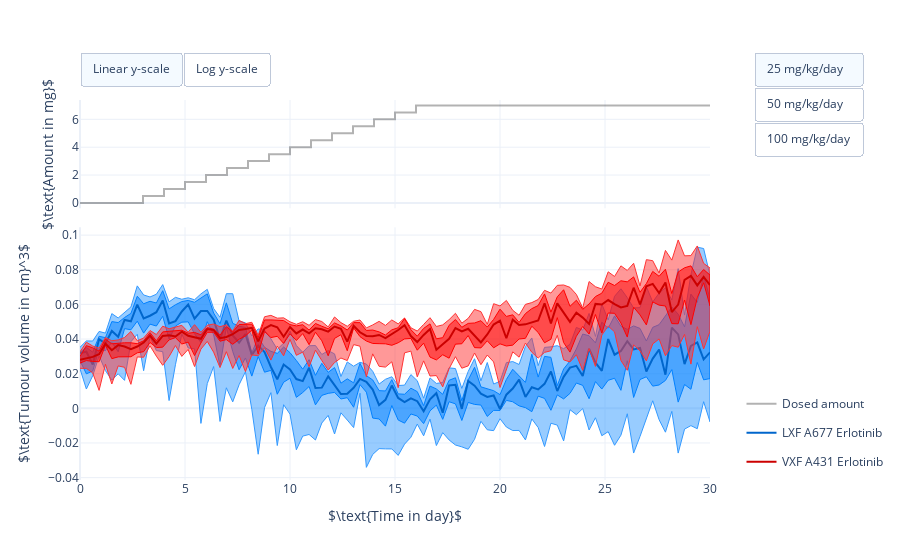

Notebook code cell kept with this figure:
### Code cell
#
# Illustrate population PKPD simulation.
#
# Needs above defined dosing regimens, percentiles, times, simulation results,
# and the population size:
# [dosing_regimens, percentiles, times, population_results, N]
#

# import plotly.io
import plotly.graph_objects as go
from plotly.subplots import make_subplots


# Create figure
#fig = go.Figure()
fig = make_subplots(rows=2, cols=1, shared_xaxes=True, row_heights=[0.3, 0.7], vertical_spacing=0.05)

# Plot simulations for different dosing strategies
for dose_id, dose_series in enumerate(dosing_time_series):
    # Plot administered drug
    fig.add_trace(
        go.Scatter(
            x=dose_series[0, :],
            y=dose_series[1, :],
            name="Dosed amount",
            hovertemplate=
                    "<b></b>Cumulative amount of compound<br>" +
                    "Time: %{x:.0f} day<br>" +
                    "Amount: %{y:.01f} mg<br>" +
                    "<extra></extra>",
            line=dict(color='rgb(0, 0, 0)'),
            mode='lines',
            opacity=0.3,
            visible = dose_id == 0),  # Only show first dosing regimen
        row=1,
        col=1)

    # Plot data LXF A677 Erlotinib
    # Plot 0th percentile to 100th precentile
    fig.add_trace(
        go.Scatter(
            x=np.hstack([times,times[::-1]]),
            y=np.hstack([
                population_results[0, dose_id, 0, :], 
                population_results[0, dose_id, 4, ::-1]]),
            line=dict(width=1, color='rgb(51, 153, 255)'),
            fill='toself',
            legendgroup="LXF A677 Erlotinib",
            name="0th to 100th percentile",
            hoverinfo='name',
            showlegend=False,
            visible = dose_id == 0),  # Only show first dosing regimen
        row=2,
        col=1)

    # Plot 25th percentile to 75th precentile
    fig.add_trace(
        go.Scatter(
            x=np.hstack([times,times[::-1]]),
            y=np.hstack([
                population_results[0, dose_id, 1, :], 
                population_results[0, dose_id, 3, ::-1]]),
            line=dict(width=1, color='rgb(0, 128, 255)'),
            fill='toself',
            legendgroup="LXF A677 Erlotinib",
            name="25th to 75th percentile",
            hoverinfo='name',
            showlegend=False,
            visible = dose_id == 0),  # Only show first dosing regimen
        row=2,
        col=1)

    # Plot Median
    fig.add_trace(
        go.Scatter(
            x=times,
            y=population_results[0, dose_id, 2, :],
            legendgroup="LXF A677 Erlotinib",
            name="LXF A677 Erlotinib",
            hovertemplate=
                    "<b></b>Median<br>" +
                    "Population size: %d<br>" % N +
                    "Time: %{x:.02f} day<br>" +
                    "Tumour volume: %{y:.02f} cm^3<br>" +
                    "<extra></extra>",
            line=dict(color='rgb(0, 102, 204)'),
            visible = dose_id == 0),  # Only show first dosing regimen
        row=2,
        col=1)

    # Plot data VXF A431 Erlotinib
    # Plot 0th percentile to 100th precentile
    fig.add_trace(
        go.Scatter(
            x=np.hstack([times,times[::-1]]),
            y=np.hstack([
                population_results[1, dose_id, 0, :], 
                population_results[1, dose_id, 4, ::-1]]),
            line=dict(width=1, color='rgb(255, 51, 51)'),
            fill='toself',
            legendgroup="VXF A431 Erlotinib",
            name="0th to 100th percentile",
            hoverinfo='name',
            showlegend=False,
            visible = dose_id == 0),  # Only show first dosing regimen
        row=2,
        col=1)

    # Plot 25th percentile to 75th precentile
    fig.add_trace(
        go.Scatter(
            x=np.hstack([times,times[::-1]]),
            y=np.hstack([
                population_results[1, dose_id, 1, :], 
                population_results[1, dose_id, 3, ::-1]]),
            line=dict(width=1, color='rgb(255, 0, 0)'),
            fill='toself',
            legendgroup="VXF A431 Erlotinib",
            name="25th to 75th percentile",
            hoverinfo='name',
            showlegend=False,
            visible = dose_id == 0),  # Only show first dosing regimen
        row=2,
        col=1)

    # Plot Median
    fig.add_trace(
        go.Scatter(
            x=times,
            y=population_results[1, dose_id, 2, :],
            legendgroup="VXF A431 Erlotinib",
            name="VXF A431 Erlotinib",
            hovertemplate=
                    "<b></b>Median<br>" +
                    "Population size: %d<br>" % N +
                    "Time: %{x:.02f} day<br>" +
                    "Tumour volume: %{y:.02f} cm^3<br>" +
                    "<extra></extra>",
            line=dict(color='rgb(204, 0, 0)'),
            visible = dose_id == 0),  # Only show first dosing regimen
        row=2,
        col=1)

# Set figure size
fig.update_layout(
    autosize=True,
    template="plotly_white")

# Set X axis label
fig.update_xaxes(title_text=r'$\text{Time in day}$', row=2, col=1)

# Set Y axes labels
fig.update_yaxes(title_text=r'$\text{Tumour volume in cm}^3$', row=2, col=1)
fig.update_yaxes(title_text=r'$\text{Amount in mg}$', row=1, col=1)

# Add switch between linear and log y-scale, and switches between dosing regimens
fig.update_layout(
    updatemenus=[
        dict(
            type = "buttons",
            direction = "left",
            buttons=list([
                dict(
                    args=[{"yaxis2.type": "linear"}],
                    label="Linear y-scale",
                    method="relayout"
                ),
                dict(
                    args=[{"yaxis2.type": "log"}],
                    label="Log y-scale",
                    method="relayout"
                )
            ]),
            pad={"r": 0, "t": -10},
            showactive=True,
            x=0.0,
            xanchor="left",
            y=1.1,
            yanchor="top"
        ),
        dict(
            type = "buttons",
            direction = "down",
            buttons=list([
                dict(
                    args=[{"visible": [True]*7 + [False]*7 + [False]*7}],
                    label="25 mg/kg/day",
                    method="update"
                ),
                dict(
                    args=[{"visible": [False]*7 + [True]*7 + [False]*7}],
                    label="50 mg/kg/day",
                    method="update"
                ),
                dict(
                    args=[{"visible": [False]*7 + [False]*7 + [True]*7}],
                    label="100 mg/kg/day",
                    method="update"
                )
            ]),
            pad={"r": 0, "t": -10},
            showactive=True,
            x=1.07,
            xanchor="left",
            y=1.1,
            yanchor="top"
        ),
    ]
)

# Position legend
fig.update_layout(legend=dict(
    yanchor="bottom",
    y=0.01,
    xanchor="left",
    x=1.05))

# Show figure
fig.show()

### Figure 1 — Plotly figure (JSON) as saved in the notebook; plotly's stock layout.template omitted (floating-point values rounded to 4 significant figures; data arrays with more than 128 entries replaced by an {"elided": "..."} marker saying what was removed)
{"data": [{"hovertemplate": "<b></b>Cumulative amount of compound<br>Time: %{x:.0f} day<br>Amount: %{y:.01f} mg<br><extra></extra>", "line": {"color": "rgb(0, 0, 0)"}, "mode": "lines", "name": "Dosed amount", "opacity": 0.3, "type": "scatter", "visible": true, "x": [0, 3, 3.001, 4, 4.001, 5, 5.001, 6, 6.001, 7, 7.001, 8, 8.001, 9, 9.001, 10, 10.0, 11, 11.0, 12, 12.0, 13, 13.0, 14, 14.0, 15, 15.0, 16, 16.0, 30], "xaxis": "x", "y": [0, 0, 0.5, 0.5, 1, 1, 1.5, 1.5, 2, 2, 2.5, 2.5, 3, 3, 3.5, 3.5, 4, 4, 4.5, 4.5, 5, 5, 5.5, 5.5, 6, 6, 6.5, 6.5, 7, 7], "yaxis": "y"}, {"fill": "toself", "hoverinfo": "name", "legendgroup": "LXF A677 Erlotinib", "line": {"color": "rgb(51, 153, 255)", "width": 1}, "name": "0th to 100th percentile", "showlegend": false, "type": "scatter", "visible": true, "x": {"elided": "200 float values"}, "xaxis": "x2", "y": {"elided": "200 float values"}, "yaxis": "y2"}, {"fill": "toself", "hoverinfo": "name", "legendgroup": "LXF A677 Erlotinib", "line": {"color": "rgb(0, 128, 255)", "width": 1}, "name": "25th to 75th percentile", "showlegend": false, "type": "scatter", "visible": true, "x": {"elided": "200 float values"}, "xaxis": "x2", "y": {"elided": "200 float values"}, "yaxis": "y2"}, {"hovertemplate": "<b></b>Median<br>Population size: 1000<br>Time: %{x:.02f} day<br>Tumour volume: %{y:.02f} cm^3<br><extra></extra>", "legendgroup": "LXF A677 Erlotinib", "line": {"color": "rgb(0, 102, 204)"}, "name": "LXF A677 Erlotinib", "type": "scatter", "visible": true, "x": [0, 0.303, 0.6061, 0.9091, 1.212, 1.515, 1.818, 2.121, 2.424, 2.727, 3.03, 3.333, 3.636, 3.939, 4.242, 4.545, 4.848, 5.152, 5.455, 5.758, 6.061, 6.364, 6.667, 6.97, 7.273, 7.576, 7.879, 8.182, 8.485, 8.788, 9.091, 9.394, 9.697, 10, 10.3, 10.61, 10.91, 11.21, 11.52, 11.82, 12.12, 12.42, 12.73, 13.03, 13.33, 13.64, 13.94, 14.24, 14.55, 14.85, 15.15, 15.45, 15.76, 16.06, 16.36, 16.67, 16.97, 17.27, 17.58, 17.88, 18.18, 18.48, 18.79, 19.09, 19.39, 19.7, 20, 20.3, 20.61, 20.91, 21.21, 21.52, 21.82, 22.12, 22.42, 22.73, 23.03, 23.33, 23.64, 23.94, 24.24, 24.55, 24.85, 25.15, 25.45, 25.76, 26.06, 26.36, 26.67, 26.97, 27.27, 27.58, 27.88, 28.18, 28.48, 28.79, 29.09, 29.39, 29.7, 30], "xaxis": "x2", "y": [0.03193, 0.03268, 0.02532, 0.03992, 0.03742, 0.04467, 0.04136, 0.05102, 0.05025, 0.05987, 0.0519, 0.05346, 0.05551, 0.06221, 0.04904, 0.05037, 0.05592, 0.05993, 0.05179, 0.05613, 0.05623, 0.0512, 0.03988, 0.05069, 0.04213, 0.03794, 0.04292, 0.03079, 0.03619, 0.03243, 0.02389, 0.0168, 0.02528, 0.02247, 0.0169, 0.01573, 0.02341, 0.01171, 0.01195, 0.01846, 0.01342, 0.008245, 0.008382, 0.0119, 0.01697, 0.01529, 0.0108, 0.001882, 0.004875, 0.01314, 0.005998, 0.003625, 0.005807, 0.004121, -0.001656, 0.005155, 0.008736, -0.002525, 0.01323, 0.01357, -0.0003094, 0.01583, 0.01311, 0.008447, 0.006586, 0.007395, -0.0003988, 0.007869, 0.01146, 0.01658, 0.006575, 0.01219, 0.01089, 0.01413, 0.02129, 0.009981, 0.01818, 0.02354, 0.02455, 0.01866, 0.03437, 0.02634, 0.02161, 0.04001, 0.03097, 0.03314, 0.03874, 0.034, 0.03483, 0.02129, 0.02871, 0.03393, 0.01943, 0.04656, 0.04268, 0.02553, 0.03608, 0.03801, 0.0283, 0.03233], "yaxis": "y2"}, {"fill": "toself", "hoverinfo": "name", "legendgroup": "VXF A431 Erlotinib", "line": {"color": "rgb(255, 51, 51)", "width": 1}, "name": "0th to 100th percentile", "showlegend": false, "type": "scatter", "visible": true, "x": {"elided": "200 float values"}, "xaxis": "x2", "y": {"elided": "200 float values"}, "yaxis": "y2"}, {"fill": "toself", "hoverinfo": "name", "legendgroup": "VXF A431 Erlotinib", "line": {"color": "rgb(255, 0, 0)", "width": 1}, "name": "25th to 75th percentile", "showlegend": false, "type": "scatter", "visible": true, "x": {"elided": "200 float values"}, "xaxis": "x2", "y": {"elided": "200 float values"}, "yaxis": "y2"}, {"hovertemplate": "<b></b>Median<br>Population size: 1000<br>Time: %{x:.02f} day<br>Tumour volume: %{y:.02f} cm^3<br><extra></extra>", "legendgroup": "VXF A431 Erlotinib", "line": {"color": "rgb(204, 0, 0)"}, "name": "VXF A431 Erlotinib", "type": "scatter", "visible": true, "x": [0, 0.303, 0.6061, 0.9091, 1.212, 1.515, 1.818, 2.121, 2.424, 2.727, 3.03, 3.333, 3.636, 3.939, 4.242, 4.545, 4.848, 5.152, 5.455, 5.758, 6.061, 6.364, 6.667, 6.97, 7.273, 7.576, 7.879, 8.182, 8.485, 8.788, 9.091, 9.394, 9.697, 10, 10.3, 10.61, 10.91, 11.21, 11.52, 11.82, 12.12, 12.42, 12.73, 13.03, 13.33, 13.64, 13.94, 14.24, 14.55, 14.85, 15.15, 15.45, 15.76, 16.06, 16.36, 16.67, 16.97, 17.27, 17.58, 17.88, 18.18, 18.48, 18.79, 19.09, 19.39, 19.7, 20, 20.3, 20.61, 20.91, 21.21, 21.52, 21.82, 22.12, 22.42, 22.73, 23.03, 23.33, 23.64, 23.94, 24.24, 24.55, 24.85, 25.15, 25.45, 25.76, 26.06, 26.36, 26.67, 26.97, 27.27, 27.58, 27.88, 28.18, 28.48, 28.79, 29.09, 29.39, 29.7, 30], "xaxis": "x2", "y": [0.02803, 0.02885, 0.0297, 0.03127, 0.03731, 0.03354, 0.0365, 0.03566, 0.03418, 0.03567, 0.03798, 0.04203, 0.0373, 0.04178, 0.04212, 0.04145, 0.04425, 0.04187, 0.04088, 0.04014, 0.0458, 0.04527, 0.04054, 0.04119, 0.04284, 0.04528, 0.04577, 0.04649, 0.03865, 0.04608, 0.04809, 0.04681, 0.04135, 0.04691, 0.04322, 0.04549, 0.04334, 0.04625, 0.04565, 0.04428, 0.04719, 0.0459, 0.03849, 0.04762, 0.04389, 0.04177, 0.04159, 0.04236, 0.04056, 0.04275, 0.04522, 0.048, 0.04174, 0.03827, 0.04238, 0.04578, 0.0338, 0.03704, 0.0401, 0.04634, 0.04439, 0.04593, 0.04207, 0.03807, 0.04265, 0.04836, 0.05056, 0.04048, 0.05117, 0.04811, 0.04847, 0.04954, 0.05069, 0.06064, 0.04907, 0.06061, 0.05509, 0.04991, 0.05521, 0.05238, 0.04871, 0.06029, 0.05997, 0.06252, 0.06011, 0.05821, 0.05916, 0.06963, 0.05994, 0.0705, 0.07182, 0.06659, 0.0726, 0.05556, 0.05989, 0.0742, 0.07644, 0.07096, 0.07589, 0.07118], "yaxis": "y2"}, {"hovertemplate": "<b></b>Cumulative amount of compound<br>Time: %{x:.0f} day<br>Amount: %{y:.01f} mg<br><extra></extra>", "line": {"color": "rgb(0, 0, 0)"}, "mode": "lines", "name": "Dosed amount", "opacity": 0.3, "type": "scatter", "visible": false, "x": [0, 3, 3.001, 4, 4.001, 5, 5.001, 6, 6.001, 7, 7.001, 8, 8.001, 9, 9.001, 10, 10.0, 11, 11.0, 12, 12.0, 13, 13.0, 14, 14.0, 15, 15.0, 16, 16.0, 30], "xaxis": "x", "y": [0, 0, 1, 1, 2, 2, 3, 3, 4, 4, 5, 5, 6, 6, 7, 7, 8, 8, 9, 9, 10, 10, 11, 11, 12, 12, 13, 13, 14, 14], "yaxis": "y"}, {"fill": "toself", "hoverinfo": "name", "legendgroup": "LXF A677 Erlotinib", "line": {"color": "rgb(51, 153, 255)", "width": 1}, "name": "0th to 100th percentile", "showlegend": false, "type": "scatter", "visible": false, "x": {"elided": "200 float values"}, "xaxis": "x2", "y": {"elided": "200 float values"}, "yaxis": "y2"}, {"fill": "toself", "hoverinfo": "name", "legendgroup": "LXF A677 Erlotinib", "line": {"color": "rgb(0, 128, 255)", "width": 1}, "name": "25th to 75th percentile", "showlegend": false, "type": "scatter", "visible": false, "x": {"elided": "200 float values"}, "xaxis": "x2", "y": {"elided": "200 float values"}, "yaxis": "y2"}, {"hovertemplate": "<b></b>Median<br>Population size: 1000<br>Time: %{x:.02f} day<br>Tumour volume: %{y:.02f} cm^3<br><extra></extra>", "legendgroup": "LXF A677 Erlotinib", "line": {"color": "rgb(0, 102, 204)"}, "name": "LXF A677 Erlotinib", "type": "scatter", "visible": false, "x": [0, 0.303, 0.6061, 0.9091, 1.212, 1.515, 1.818, 2.121, 2.424, 2.727, 3.03, 3.333, 3.636, 3.939, 4.242, 4.545, 4.848, 5.152, 5.455, 5.758, 6.061, 6.364, 6.667, 6.97, 7.273, 7.576, 7.879, 8.182, 8.485, 8.788, 9.091, 9.394, 9.697, 10, 10.3, 10.61, 10.91, 11.21, 11.52, 11.82, 12.12, 12.42, 12.73, 13.03, 13.33, 13.64, 13.94, 14.24, 14.55, 14.85, 15.15, 15.45, 15.76, 16.06, 16.36, 16.67, 16.97, 17.27, 17.58, 17.88, 18.18, 18.48, 18.79, 19.09, 19.39, 19.7, 20, 20.3, 20.61, 20.91, 21.21, 21.52, 21.82, 22.12, 22.42, 22.73, 23.03, 23.33, 23.64, 23.94, 24.24, 24.55, 24.85, 25.15, 25.45, 25.76, 26.06, 26.36, 26.67, 26.97, 27.27, 27.58, 27.88, 28.18, 28.48, 28.79, 29.09, 29.39, 29.7, 30], "xaxis": "x2", "y": [0.02369, 0.03363, 0.03421, 0.03378, 0.04109, 0.03384, 0.03747, 0.0468, 0.05581, 0.04865, 0.05101, 0.05048, 0.04207, 0.05211, 0.03272, 0.02419, 0.03634, 0.02422, 0.01778, 0.01774, 0.008378, 0.00828, 0.01113, 0.01245, -0.001163, 0.007161, 0.006365, -0.00691, -7.171e-05, -0.004714, -0.00558, -0.01002, -0.0004234, -0.007489, -0.01278, -0.007668, -0.01524, -0.01532, -0.005794, -0.01203, -0.009306, -0.01746, -0.01889, -0.01739, -0.01121, -0.01162, -0.01058, -0.01334, -0.01941, -0.01511, -0.01872, -0.01459, -0.01634, -0.01157, -0.01905, -0.01853, -0.01966, -0.01344, -0.01967, -0.0173, -0.01823, -0.01337, -0.01364, -0.01867, -0.01474, -0.01682, -0.01479, -0.0121, -0.01566, -0.01668, -0.01405, -0.01154, -0.01048, -0.008178, -0.02014, -0.007999, -0.01114, -0.01193, -0.01389, -0.009847, -0.007725, -0.008457, -0.01198, -0.01219, -0.008156, -0.01163, -0.01391, -0.007881, -0.01025, -0.01263, -0.003385, -0.007043, -0.007218, -0.01098, -0.008362, -0.01148, -0.002139, -0.009551, -0.005509, -0.003415], "yaxis": "y2"}, {"fill": "toself", "hoverinfo": "name", "legendgroup": "VXF A431 Erlotinib", "line": {"color": "rgb(255, 51, 51)", "width": 1}, "name": "0th to 100th percentile", "showlegend": false, "type": "scatter", "visible": false, "x": {"elided": "200 float values"}, "xaxis": "x2", "y": {"elided": "200 float values"}, "yaxis": "y2"}, {"fill": "toself", "hoverinfo": "name", "legendgroup": "VXF A431 Erlotinib", "line": {"color": "rgb(255, 0, 0)", "width": 1}, "name": "25th to 75th percentile", "showlegend": false, "type": "scatter", "visible": false, "x": {"elided": "200 float values"}, "xaxis": "x2", "y": {"elided": "200 float values"}, "yaxis": "y2"}, {"hovertemplate": "<b></b>Median<br>Population size: 1000<br>Time: %{x:.02f} day<br>Tumour volume: %{y:.02f} cm^3<br><extra></extra>", "legendgroup": "VXF A431 Erlotinib", "line": {"color": "rgb(204, 0, 0)"}, "name": "VXF A431 Erlotinib", "type": "scatter", "visible": false, "x": [0, 0.303, 0.6061, 0.9091, 1.212, 1.515, 1.818, 2.121, 2.424, 2.727, 3.03, 3.333, 3.636, 3.939, 4.242, 4.545, 4.848, 5.152, 5.455, 5.758, 6.061, 6.364, 6.667, 6.97, 7.273, 7.576, 7.879, 8.182, 8.485, 8.788, 9.091, 9.394, 9.697, 10, 10.3, 10.61, 10.91, 11.21, 11.52, 11.82, 12.12, 12.42, 12.73, 13.03, 13.33, 13.64, 13.94, 14.24, 14.55, 14.85, 15.15, 15.45, 15.76, 16.06, 16.36, 16.67, 16.97, 17.27, 17.58, 17.88, 18.18, 18.48, 18.79, 19.09, 19.39, 19.7, 20, 20.3, 20.61, 20.91, 21.21, 21.52, 21.82, 22.12, 22.42, 22.73, 23.03, 23.33, 23.64, 23.94, 24.24, 24.55, 24.85, 25.15, 25.45, 25.76, 26.06, 26.36, 26.67, 26.97, 27.27, 27.58, 27.88, 28.18, 28.48, 28.79, 29.09, 29.39, 29.7, 30], "xaxis": "x2", "y": [0.02515, 0.03014, 0.03498, 0.03263, 0.03462, 0.02764, 0.03095, 0.03546, 0.04036, 0.03769, 0.03737, 0.03532, 0.03613, 0.04016, 0.03285, 0.03472, 0.04011, 0.03595, 0.03074, 0.03468, 0.03369, 0.03185, 0.03535, 0.03606, 0.03369, 0.03385, 0.03594, 0.02981, 0.03494, 0.02852, 0.02626, 0.02836, 0.02986, 0.03153, 0.02528, 0.024, 0.02269, 0.02323, 0.02131, 0.0272, 0.02081, 0.01952, 0.02053, 0.01599, 0.01504, 0.01835, 0.0164, 0.01382, 0.01496, 0.01683, 0.01742, 0.01467, 0.01282, 0.01632, 0.01106, 0.01113, 0.009284, 0.01096, 0.009877, 0.01291, 0.01795, 0.007645, 0.01387, 0.01501, 0.01508, 0.01852, 0.01206, 0.0201, 0.01284, 0.0208, 0.01412, 0.02142, 0.01878, 0.01426, 0.01369, 0.01806, 0.01349, 0.02148, 0.02164, 0.02148, 0.01709, 0.01829, 0.01949, 0.0198, 0.01983, 0.01868, 0.01754, 0.01285, 0.02035, 0.02785, 0.01699, 0.02255, 0.02417, 0.02681, 0.01944, 0.02361, 0.02362, 0.02468, 0.02344, 0.02314], "yaxis": "y2"}, {"hovertemplate": "<b></b>Cumulative amount of compound<br>Time: %{x:.0f} day<br>Amount: %{y:.01f} mg<br><extra></extra>", "line": {"color": "rgb(0, 0, 0)"}, "mode": "lines", "name": "Dosed amount", "opacity": 0.3, "type": "scatter", "visible": false, "x": [0, 3, 3.001, 4, 4.001, 5, 5.001, 6, 6.001, 7, 7.001, 8, 8.001, 9, 9.001, 10, 10.0, 11, 11.0, 12, 12.0, 13, 13.0, 14, 14.0, 15, 15.0, 16, 16.0, 30], "xaxis": "x", "y": [0, 0, 2, 2, 4, 4, 6, 6, 8, 8, 10, 10, 12, 12, 14, 14, 16, 16, 18, 18, 20, 20, 22, 22, 24, 24, 26, 26, 28, 28], "yaxis": "y"}, {"fill": "toself", "hoverinfo": "name", "legendgroup": "LXF A677 Erlotinib", "line": {"color": "rgb(51, 153, 255)", "width": 1}, "name": "0th to 100th percentile", "showlegend": false, "type": "scatter", "visible": false, "x": {"elided": "200 float values"}, "xaxis": "x2", "y": {"elided": "200 float values"}, "yaxis": "y2"}, {"fill": "toself", "hoverinfo": "name", "legendgroup": "LXF A677 Erlotinib", "line": {"color": "rgb(0, 128, 255)", "width": 1}, "name": "25th to 75th percentile", "showlegend": false, "type": "scatter", "visible": false, "x": {"elided": "200 float values"}, "xaxis": "x2", "y": {"elided": "200 float values"}, "yaxis": "y2"}, {"hovertemplate": "<b></b>Median<br>Population size: 1000<br>Time: %{x:.02f} day<br>Tumour volume: %{y:.02f} cm^3<br><extra></extra>", "legendgroup": "LXF A677 Erlotinib", "line": {"color": "rgb(0, 102, 204)"}, "name": "LXF A677 Erlotinib", "type": "scatter", "visible": false, "x": [0, 0.303, 0.6061, 0.9091, 1.212, 1.515, 1.818, 2.121, 2.424, 2.727, 3.03, 3.333, 3.636, 3.939, 4.242, 4.545, 4.848, 5.152, 5.455, 5.758, 6.061, 6.364, 6.667, 6.97, 7.273, 7.576, 7.879, 8.182, 8.485, 8.788, 9.091, 9.394, 9.697, 10, 10.3, 10.61, 10.91, 11.21, 11.52, 11.82, 12.12, 12.42, 12.73, 13.03, 13.33, 13.64, 13.94, 14.24, 14.55, 14.85, 15.15, 15.45, 15.76, 16.06, 16.36, 16.67, 16.97, 17.27, 17.58, 17.88, 18.18, 18.48, 18.79, 19.09, 19.39, 19.7, 20, 20.3, 20.61, 20.91, 21.21, 21.52, 21.82, 22.12, 22.42, 22.73, 23.03, 23.33, 23.64, 23.94, 24.24, 24.55, 24.85, 25.15, 25.45, 25.76, 26.06, 26.36, 26.67, 26.97, 27.27, 27.58, 27.88, 28.18, 28.48, 28.79, 29.09, 29.39, 29.7, 30], "xaxis": "x2", "y": [0.02366, 0.03281, 0.02532, 0.03485, 0.04087, 0.04143, 0.04393, 0.05111, 0.04806, 0.06375, 0.06008, 0.02854, 0.03066, 0.02931, 0.00258, 0.0005736, 0.007471, -0.0004757, -0.01247, -0.01111, -0.007367, -0.01931, -0.01343, -0.01363, -0.01649, -0.0167, -0.02142, -0.02171, -0.01964, -0.02185, -0.02519, -0.02302, -0.02027, -0.02174, -0.02271, -0.02513, -0.02168, -0.02404, -0.02605, -0.02493, -0.02142, -0.02429, -0.02582, -0.0271, -0.02549, -0.02782, -0.02415, -0.02773, -0.02691, -0.02477, -0.0262, -0.02933, -0.02746, -0.02356, -0.03529, -0.02392, -0.02317, -0.02565, -0.03136, -0.0311, -0.02917, -0.02421, -0.02935, -0.02459, -0.02278, -0.03122, -0.02813, -0.02615, -0.02511, -0.03352, -0.02377, -0.02451, -0.02782, -0.02699, -0.0287, -0.0224, -0.02224, -0.02686, -0.02935, -0.02713, -0.02282, -0.02416, -0.03305, -0.02453, -0.02777, -0.02703, -0.02136, -0.02193, -0.02299, -0.02444, -0.02695, -0.02247, -0.02793, -0.02115, -0.01938, -0.0228, -0.02744, -0.02486, -0.02599, -0.0216], "yaxis": "y2"}, {"fill": "toself", "hoverinfo": "name", "legendgroup": "VXF A431 Erlotinib", "line": {"color": "rgb(255, 51, 51)", "width": 1}, "name": "0th to 100th percentile", "showlegend": false, "type": "scatter", "visible": false, "x": {"elided": "200 float values"}, "xaxis": "x2", "y": {"elided": "200 float values"}, "yaxis": "y2"}, {"fill": "toself", "hoverinfo": "name", "legendgroup": "VXF A431 Erlotinib", "line": {"color": "rgb(255, 0, 0)", "width": 1}, "name": "25th to 75th percentile", "showlegend": false, "type": "scatter", "visible": false, "x": {"elided": "200 float values"}, "xaxis": "x2", "y": {"elided": "200 float values"}, "yaxis": "y2"}, {"hovertemplate": "<b></b>Median<br>Population size: 1000<br>Time: %{x:.02f} day<br>Tumour volume: %{y:.02f} cm^3<br><extra></extra>", "legendgroup": "VXF A431 Erlotinib", "line": {"color": "rgb(204, 0, 0)"}, "name": "VXF A431 Erlotinib", "type": "scatter", "visible": false, "x": [0, 0.303, 0.6061, 0.9091, 1.212, 1.515, 1.818, 2.121, 2.424, 2.727, 3.03, 3.333, 3.636, 3.939, 4.242, 4.545, 4.848, 5.152, 5.455, 5.758, 6.061, 6.364, 6.667, 6.97, 7.273, 7.576, 7.879, 8.182, 8.485, 8.788, 9.091, 9.394, 9.697, 10, 10.3, 10.61, 10.91, 11.21, 11.52, 11.82, 12.12, 12.42, 12.73, 13.03, 13.33, 13.64, 13.94, 14.24, 14.55, 14.85, 15.15, 15.45, 15.76, 16.06, 16.36, 16.67, 16.97, 17.27, 17.58, 17.88, 18.18, 18.48, 18.79, 19.09, 19.39, 19.7, 20, 20.3, 20.61, 20.91, 21.21, 21.52, 21.82, 22.12, 22.42, 22.73, 23.03, 23.33, 23.64, 23.94, 24.24, 24.55, 24.85, 25.15, 25.45, 25.76, 26.06, 26.36, 26.67, 26.97, 27.27, 27.58, 27.88, 28.18, 28.48, 28.79, 29.09, 29.39, 29.7, 30], "xaxis": "x2", "y": [0.02727, 0.03273, 0.03256, 0.03212, 0.03368, 0.03319, 0.03329, 0.03178, 0.03341, 0.0407, 0.03985, 0.02926, 0.03373, 0.03474, 0.03003, 0.0336, 0.02966, 0.02803, 0.02643, 0.02633, 0.02637, 0.01781, 0.01668, 0.02093, 0.01857, 0.01311, 0.01253, 0.01197, 0.009705, 0.006834, 0.008267, 0.009238, 0.007287, 0.007059, 0.00532, 0.006959, 0.003613, 0.004741, 0.0001773, 0.004158, 0.0005702, 0.0003227, 0.002649, 0.001803, -0.0005857, -0.001275, -0.0005983, -0.001835, 0.0003316, 5.668e-05, -0.001375, -0.003827, -0.002351, -0.001952, -0.003769, -0.002336, -0.001962, -0.001342, -0.001814, -0.002223, -0.001519, -0.0006964, -0.002511, -0.001351, -0.001181, -0.001342, -0.002831, -0.0004498, -0.001241, -0.003867, -0.003508, -0.0002777, -0.0004668, 5.489e-05, -0.0001445, 1.573e-05, -0.001405, 9.829e-05, -0.00146, -0.002312, 0.0003562, -0.001588, -0.004159, -0.001231, -0.001809, -0.00329, -0.001369, -0.00231, -0.003087, -0.001021, 0.0001825, 0.001478, -0.002755, -0.0001383, -0.001509, -0.001686, 0.0001042, -0.001211, -0.0009847, 0.0003414], "yaxis": "y2"}], "layout": {"autosize": true, "legend": {"x": 1.05, "xanchor": "left", "y": 0.01, "yanchor": "bottom"}, "updatemenus": [{"buttons": [{"args": [{"yaxis2.type": "linear"}], "label": "Linear y-scale", "method": "relayout"}, {"args": [{"yaxis2.type": "log"}], "label": "Log y-scale", "method": "relayout"}], "direction": "left", "pad": {"r": 0, "t": -10}, "showactive": true, "type": "buttons", "x": 0, "xanchor": "left", "y": 1.1, "yanchor": "top"}, {"buttons": [{"args": [{"visible": [true, true, true, true, true, true, true, false, false, false, false, false, false, false, false, false, false, false, false, false, false]}], "label": "25 mg/kg/day", "method": "update"}, {"args": [{"visible": [false, false, false, false, false, false, false, true, true, true, true, true, true, true, false, false, false, false, false, false, false]}], "label": "50 mg/kg/day", "method": "update"}, {"args": [{"visible": [false, false, false, false, false, false, false, false, false, false, false, false, false, false, true, true, true, true, true, true, true]}], "label": "100 mg/kg/day", "method": "update"}], "direction": "down", "pad": {"r": 0, "t": -10}, "showactive": true, "type": "buttons", "x": 1.07, "xanchor": "left", "y": 1.1, "yanchor": "top"}], "xaxis": {"anchor": "y", "domain": [0, 1], "matches": "x2", "showticklabels": false}, "xaxis2": {"anchor": "y2", "domain": [0, 1], "title": {"text": "$\\text{Time in day}$"}}, "yaxis": {"anchor": "x", "domain": [0.715, 1], "title": {"text": "$\\text{Amount in mg}$"}}, "yaxis2": {"anchor": "x2", "domain": [0, 0.665], "title": {"text": "$\\text{Tumour volume in cm}^3$"}}}}
